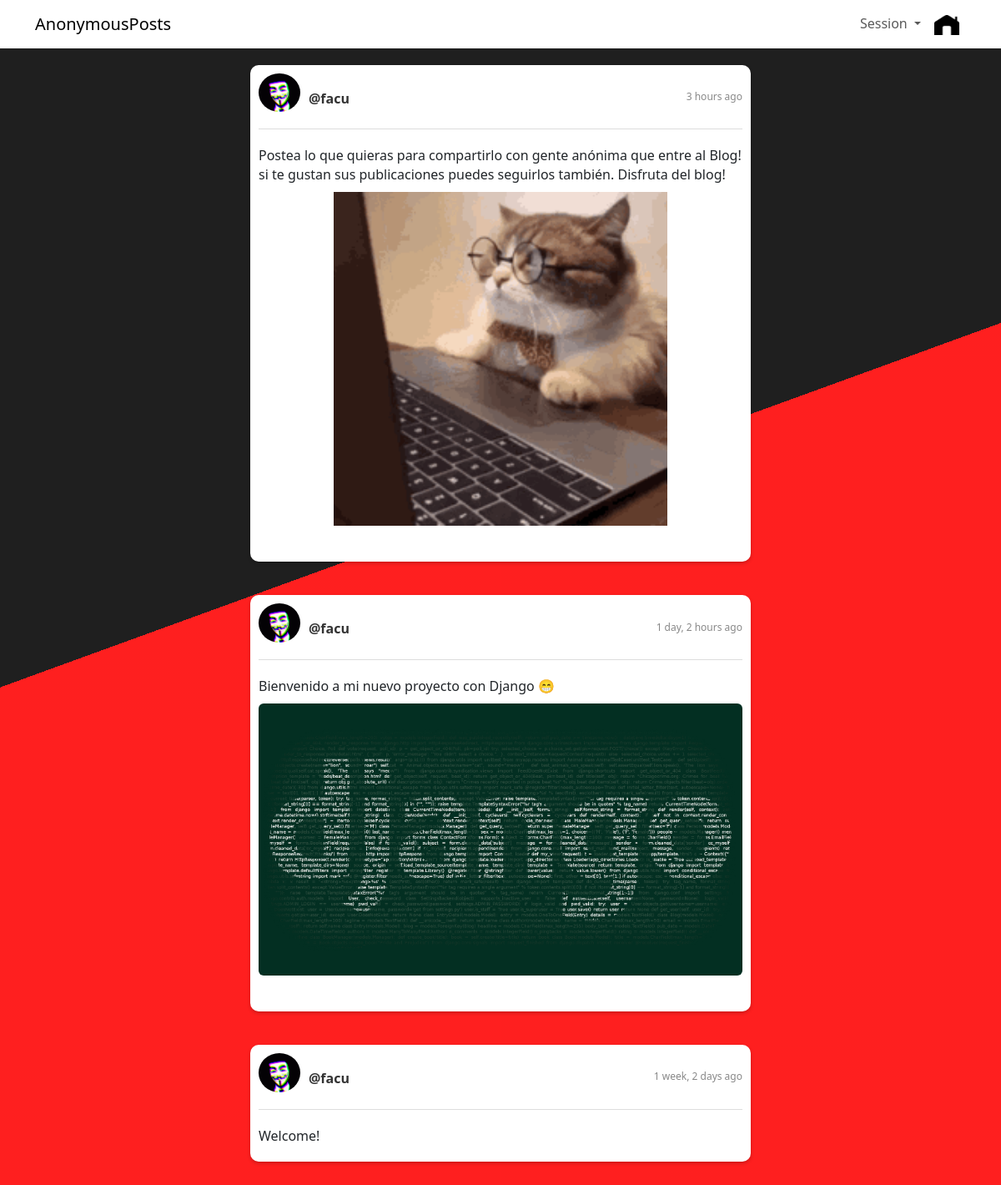
/feed/, run on the app's committed database.
### blog/models.py (models this page shows, shortened)
class Post(models.Model):
    user = models.ForeignKey(User, on_delete=models.CASCADE, related_name='posts')
    timestamp = models.DateTimeField(default=timezone.now)
    content = models.TextField()
    image = models.ImageField(blank=True, null=True)
    audio = models.FileField(blank=True, null=True)
    video = models.FileField(blank=True, null=True)
    class Meta:
        ordering = ['-timestamp']

class Profile(models.Model):
    user = models.OneToOneField(User, on_delete=models.CASCADE)
    image = models.ImageField(default='user.png')

### blog/views.py (the view)
# urls.py: path('feed/', views.feed, name='feed'),
def feed(request):
    posts = Post.objects.all()
    context = {'posts': posts}
    return render(request, 'social/feed.html', context)

### blog/templates/social/feed.html (shortened to what this page needs)
{% extends 'base.html' %}
{% load humanize %}
{% block content %}
    {% load static %}
    <div class="feed-container">
        {% for post in posts %}
            <article class="post-container">
                <div class="post-header">
                    <div class="profile-container-post">
                        <img src="{{ post.user.profile.image.url }}" alt="profile-image" class="profile-image-post">
                        <div class="user-info">
                            <h2 class="username">
                                <a href="{% url 'profile' post.user.username %}">@{{ post.user.username }}</a>
                            </h2>
                        </div>
                    </div>
                    <time class="post-timestamp" data-time="#">{{ post.timestamp|naturaltime }}</time>
                </div>
                <div class="post-content">
                    <div class="post-text">{{ post.content }}</div>
                    {% if post.image %}
                        <img class="post-image" src="{{ post.image.url }}" alt="post-image">
                        <hr>
                    {% endif %}
                </div>
            </article>
        {% endfor %}
    </div>
{% endblock %}

### blog/static/main.css (style rules this page uses)
html { height: 100%; margin: 0; }
body { margin: 0; }
hr { border-color: transparent; }
.profile-image-post { width: 200px; height: auto; border-radius: 50%; object-fit: cover; margin-bottom: 10px; }
.feed-container { display: flex; flex-direction: column; align-items: center; }
.post-container { margin: 20px 0; padding: 10px; background-color: #ffffff; border-radius: 10px; box-shadow: 0 2px 4px rgba(0, 0, 0, 0.2); max-width: 600px; width: 100%; }
.post-header { display: flex; align-items: center; justify-content: space-between; margin-bottom: 10px; padding-bottom: 10px; border-bottom: 1px solid #ddd; }
.profile-container-post { display: flex; align-items: center; }
.profile-image-post { width: 50px; height: auto; border-radius: 50%; object-fit: cover; margin-right: 10px; }
.user-info { display: flex; flex-direction: column; }
.username a { font-size: 16px; font-weight: bold; color: #333; text-decoration: none; }
.post-timestamp { font-size: 12px; color: #888; margin-left: 10px; }
.post-content { padding-top: 10px; }
.post-text { font-size: 16px; line-height: 1.4; margin-bottom: 10px; }
.post-image { width: 100%; max-height: 400px; object-fit: contain; border-radius: 6px; }

### data on the page
Post: user.profile.image (placeholder picture), user.username "facu", timestamp "3 hours ago", content "Postea lo que quieras para compartirlo con gente anónima que entre al Blog! si te gustan sus publicaciones puedes seguirlos también. Disfruta del blog!", image (picture)
Post: user.profile.image (placeholder picture), user.username "facu", timestamp "1 day, 2 hours ago", content "Bienvenido a mi nuevo proyecto con Django 😁", image (picture)
Post: user.profile.image (placeholder picture), user.username "facu", timestamp "1 week, 2 days ago", content "Welcome!"
